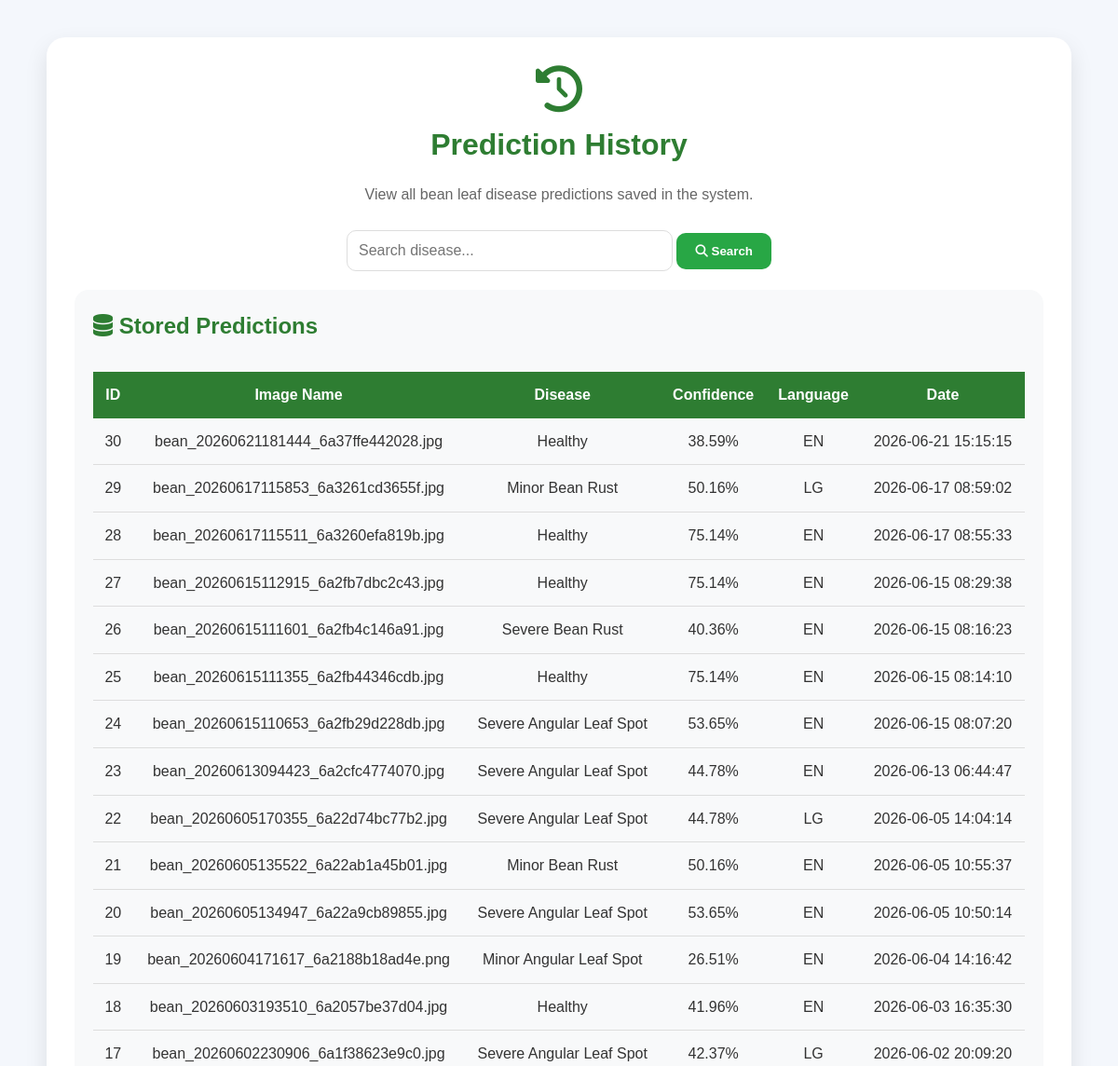
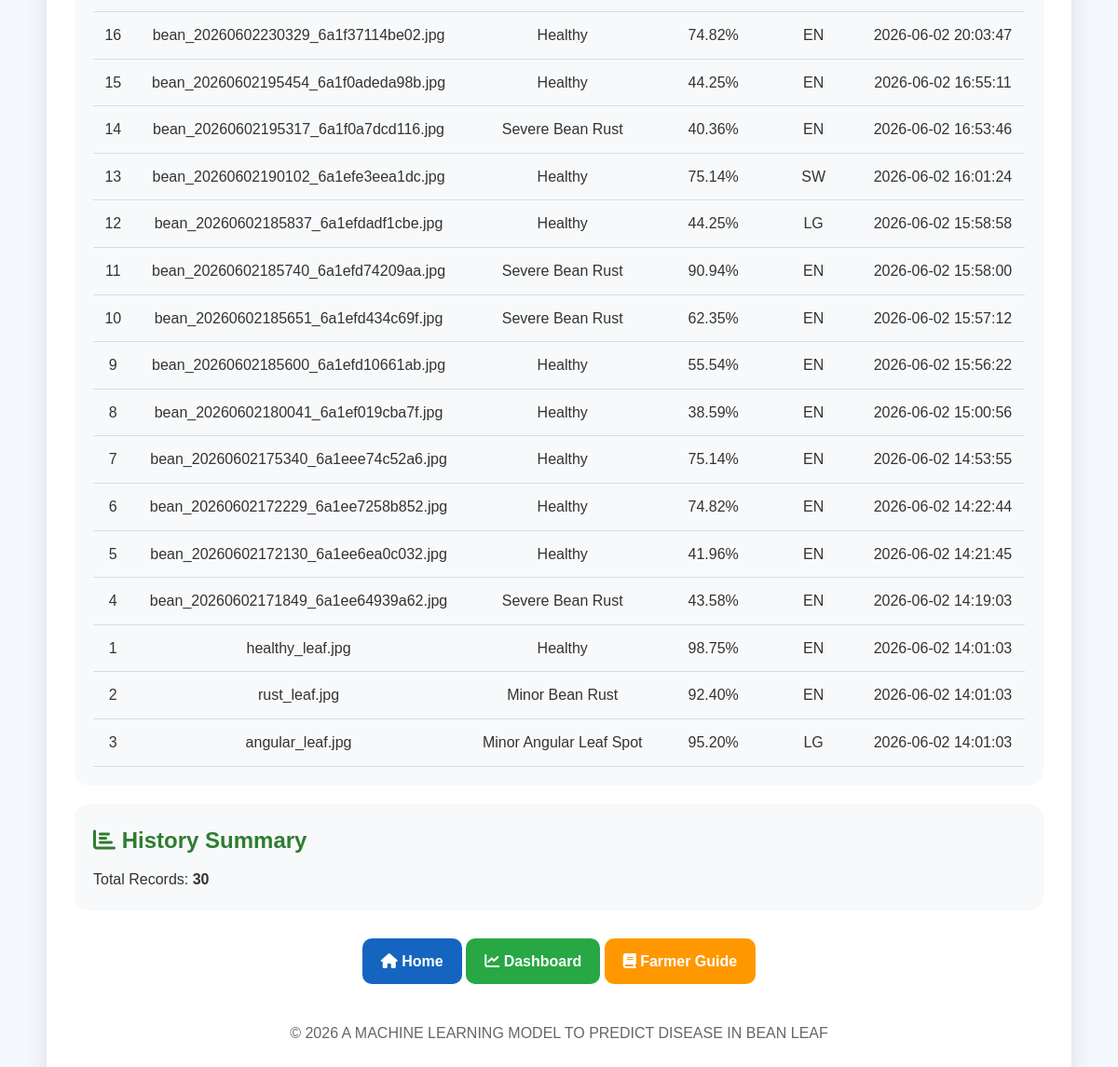
The page /history.php on the database its author committed (2 pictures, top to bottom).
### tables this page shows
CREATE TABLE `predictions` (
  `id` int(11) NOT NULL,
  `image_name` varchar(255) NOT NULL,
  `disease` varchar(100) NOT NULL,
  `confidence` decimal(5,2) NOT NULL,
  `language` varchar(10) NOT NULL,
  `prediction_date` timestamp NOT NULL DEFAULT current_timestamp()
);

### config.php (called while the page is built, shortened)
<?php
function formatDiseaseName($disease)
{
    return ucwords(
        str_replace(
            "_",
            " ",
            $disease
        )
    );
}
?>

### history.php (the view, shortened to what this page needs)
<?php
require_once "config.php";
$search = $_GET['search'] ?? '';
try {
    if (!empty($search)) {
        $stmt = $db->prepare(
            "SELECT *
             FROM predictions
             WHERE disease LIKE :search
             ORDER BY prediction_date DESC"
        );
        $stmt->execute([
            ':search' => "%$search%"
        ]);
        $predictions = $stmt->fetchAll(PDO::FETCH_ASSOC);
    } else {
        $stmt = $db->query(
            "SELECT *
             FROM predictions
             ORDER BY prediction_date DESC"
        );
        $predictions = $stmt->fetchAll(PDO::FETCH_ASSOC);
    }
} catch(PDOException $e) {
    die(
        "Database Error: " .
        $e->getMessage()
    );
}
?>
<!DOCTYPE html>
<html lang="en">
<head>
<link rel="stylesheet"
href="assets/css/style.css">
<link rel="stylesheet"
href="https://cdnjs.cloudflare.com/ajax/libs/font-awesome/6.5.1/css/all.min.css">
</head>
<body>
<div class="container">
<div class="card">
<h1 class="title">
<i class="fas fa-history"></i>
<br>
Prediction History
</h1>
<p class="subtitle">
View all bean leaf disease predictions saved in the system.
</p>
<div class="search-box">
<form method="GET">
<input
type="text"
name="search"
placeholder="Search disease..."
value="<?php echo htmlspecialchars($search); ?>">
<button
type="submit"
class="btn dashboard">
<i class="fas fa-search"></i>
Search
</button>
</form>
</div>
<div class="section">
<h2>
<i class="fas fa-database"></i>
Stored Predictions
</h2>
<div class="table-container">
<table>
<tr>
<th>ID</th>
<th>Image Name</th>
<th>Disease</th>
<th>Confidence</th>
<th>Language</th>
<th>Date</th>
</tr>
<?php if(count($predictions) > 0): ?>
<?php foreach($predictions as $row): ?>
<tr>
<td>
<?php echo $row['id']; ?>
</td>
<td>
<?php echo htmlspecialchars(
    $row['image_name']
); ?>
</td>
<td>
<?php echo formatDiseaseName(
    $row['disease']
); ?>
</td>
<td>
<?php echo $row['confidence']; ?>%
</td>
<td>
<?php echo strtoupper(
    $row['language']
); ?>
</td>
<td>
<?php echo $row['prediction_date']; ?>
</td>
</tr>
<?php endforeach; ?>
<?php endif; ?>
</table>
</div>
</div>
<div class="section">
<h2>
<i class="fas fa-chart-bar"></i>
History Summary
</h2>
<p>
Total Records:
<strong>
<?php echo count($predictions); ?>
</strong>
</p>
</div>
<div class="actions">
<a
href="index.php"
class="btn home">
<i class="fas fa-home"></i>
Home
</a>
<a
href="dashboard.php"
class="btn dashboard">
<i class="fas fa-chart-line"></i>
Dashboard
</a>
<a
href="guide.php"
class="btn guide">
<i class="fas fa-book"></i>
Farmer Guide
</a>
</div>
<div class="footer">
<p>
© 2026
<?php echo SYSTEM_TITLE; ?>
</p>
</div>
</div>
</div>
</body>
</html>

### assets/css/style.css (style rules this page uses)
* { margin:0; padding:0; box-sizing:border-box; }
body { font-family:Arial, Helvetica, sans-serif; background:#f4f7fc; color:#333; line-height:1.6; }
.container { width:95%; max-width:1200px; margin:auto; padding:20px; }
.card { background:#ffffff; border-radius:20px; padding:30px; box-shadow: 0 10px 25px rgba(0,0,0,0.1); margin-top:20px; }
.title { text-align:center; color:#2e7d32; margin-bottom:15px; }
.title i { font-size:50px; margin-bottom:10px; }
.subtitle { text-align:center; color:#666; margin-bottom:25px; }
form { width:100%; }
input[type=file], input[type=text], select { width:100%; padding:12px; border:1px solid #ddd; border-radius:10px; font-size:16px; }
.btn, button { display:inline-block; padding:12px 20px; border:none; border-radius:10px; cursor:pointer; text-decoration:none; font-weight:bold; transition:0.3s; }
.home { background:#1565c0; color:white; }
.dashboard { background:#28a745; color:white; }
.guide { background:#ff9800; color:white; }
.section { background:#f8f9fa; padding:20px; border-radius:15px; margin-top:20px; }
.section h2, .section h3 { color:#2e7d32; margin-bottom:10px; }
.table-container { overflow-x:auto; }
table { width:100%; border-collapse:collapse; margin-top:20px; }
table th { background:#2e7d32; color:white; padding:12px; }
table td { padding:12px; border-bottom:1px solid #ddd; text-align:center; }
.search-box { text-align:center; margin-top:20px; }
.search-box input { width:350px; max-width:90%; }
.actions { text-align:center; margin-top:30px; }
.footer { text-align:center; margin-top:30px; color:#666; padding:10px; }

### rows shown on the page
predictions: id "30", image_name "bean_20260621181444_6a37ffe442028.jpg", disease "Healthy", confidence "38.59", language "EN", prediction_date "2026-06-21 15:15:15"
predictions: id "29", image_name "bean_20260617115853_6a3261cd3655f.jpg", disease "Minor Bean Rust", confidence "50.16", language "LG", prediction_date "2026-06-17 08:59:02"
predictions: id "28", image_name "bean_20260617115511_6a3260efa819b.jpg", disease "Healthy", confidence "75.14", language "EN", prediction_date "2026-06-17 08:55:33"
predictions: id "27", image_name "bean_20260615112915_6a2fb7dbc2c43.jpg", disease "Healthy", confidence "75.14", language "EN", prediction_date "2026-06-15 08:29:38"
predictions: id "26", image_name "bean_20260615111601_6a2fb4c146a91.jpg", disease "Severe Bean Rust", confidence "40.36", language "EN", prediction_date "2026-06-15 08:16:23"
predictions: id "25", image_name "bean_20260615111355_6a2fb44346cdb.jpg", disease "Healthy", confidence "75.14", language "EN", prediction_date "2026-06-15 08:14:10"
predictions: id "24", image_name "bean_20260615110653_6a2fb29d228db.jpg", disease "Severe Angular Leaf Spot", confidence "53.65", language "EN", prediction_date "2026-06-15 08:07:20"
predictions: id "23", image_name "bean_20260613094423_6a2cfc4774070.jpg", disease "Severe Angular Leaf Spot", confidence "44.78", language "EN", prediction_date "2026-06-13 06:44:47"
predictions: id "22", image_name "bean_20260605170355_6a22d74bc77b2.jpg", disease "Severe Angular Leaf Spot", confidence "44.78", language "LG", prediction_date "2026-06-05 14:04:14"
predictions: id "21", image_name "bean_20260605135522_6a22ab1a45b01.jpg", disease "Minor Bean Rust", confidence "50.16", language "EN", prediction_date "2026-06-05 10:55:37"
predictions: id "20", image_name "bean_20260605134947_6a22a9cb89855.jpg", disease "Severe Angular Leaf Spot", confidence "53.65", language "EN", prediction_date "2026-06-05 10:50:14"
predictions: id "19", image_name "bean_20260604171617_6a2188b18ad4e.png", disease "Minor Angular Leaf Spot", confidence "26.51", language "EN", prediction_date "2026-06-04 14:16:42"
predictions: id "18", image_name "bean_20260603193510_6a2057be37d04.jpg", disease "Healthy", confidence "41.96", language "EN", prediction_date "2026-06-03 16:35:30"
predictions: id "17", image_name "bean_20260602230906_6a1f38623e9c0.jpg", disease "Severe Angular Leaf Spot", confidence "42.37", language "LG", prediction_date "2026-06-02 20:09:20"
predictions: id "16", image_name "bean_20260602230329_6a1f37114be02.jpg", disease "Healthy", confidence "74.82", language "EN", prediction_date "2026-06-02 20:03:47"
predictions: id "15", image_name "bean_20260602195454_6a1f0adeda98b.jpg", disease "Healthy", confidence "44.25", language "EN", prediction_date "2026-06-02 16:55:11"
predictions: id "14", image_name "bean_20260602195317_6a1f0a7dcd116.jpg", disease "Severe Bean Rust", confidence "40.36", language "EN", prediction_date "2026-06-02 16:53:46"
predictions: id "13", image_name "bean_20260602190102_6a1efe3eea1dc.jpg", disease "Healthy", confidence "75.14", language "SW", prediction_date "2026-06-02 16:01:24"
predictions: id "12", image_name "bean_20260602185837_6a1efdadf1cbe.jpg", disease "Healthy", confidence "44.25", language "LG", prediction_date "2026-06-02 15:58:58"
predictions: id "11", image_name "bean_20260602185740_6a1efd74209aa.jpg", disease "Severe Bean Rust", confidence "90.94", language "EN", prediction_date "2026-06-02 15:58:00"
predictions: id "10", image_name "bean_20260602185651_6a1efd434c69f.jpg", disease "Severe Bean Rust", confidence "62.35", language "EN", prediction_date "2026-06-02 15:57:12"
predictions: id "9", image_name "bean_20260602185600_6a1efd10661ab.jpg", disease "Healthy", confidence "55.54", language "EN", prediction_date "2026-06-02 15:56:22"
predictions: id "8", image_name "bean_20260602180041_6a1ef019cba7f.jpg", disease "Healthy", confidence "38.59", language "EN", prediction_date "2026-06-02 15:00:56"
predictions: id "7", image_name "bean_20260602175340_6a1eee74c52a6.jpg", disease "Healthy", confidence "75.14", language "EN", prediction_date "2026-06-02 14:53:55"
predictions: id "6", image_name "bean_20260602172229_6a1ee7258b852.jpg", disease "Healthy", confidence "74.82", language "EN", prediction_date "2026-06-02 14:22:44"
predictions: id "5", image_name "bean_20260602172130_6a1ee6ea0c032.jpg", disease "Healthy", confidence "41.96", language "EN", prediction_date "2026-06-02 14:21:45"
predictions: id "4", image_name "bean_20260602171849_6a1ee64939a62.jpg", disease "Severe Bean Rust", confidence "43.58", language "EN", prediction_date "2026-06-02 14:19:03"
predictions: id "1", image_name "healthy_leaf.jpg", disease "Healthy", confidence "98.75", language "EN", prediction_date "2026-06-02 14:01:03"
predictions: id "2", image_name "rust_leaf.jpg", disease "Minor Bean Rust", confidence "92.40", language "EN", prediction_date "2026-06-02 14:01:03"
predictions: id "3", image_name "angular_leaf.jpg", disease "Minor Angular Leaf Spot", confidence "95.20", language "LG", prediction_date "2026-06-02 14:01:03"

### other values the page prints
count($predictions) "30"
SYSTEM_TITLE "A MACHINE LEARNING MODEL TO PREDICT DISEASE IN BEAN LEAF"
